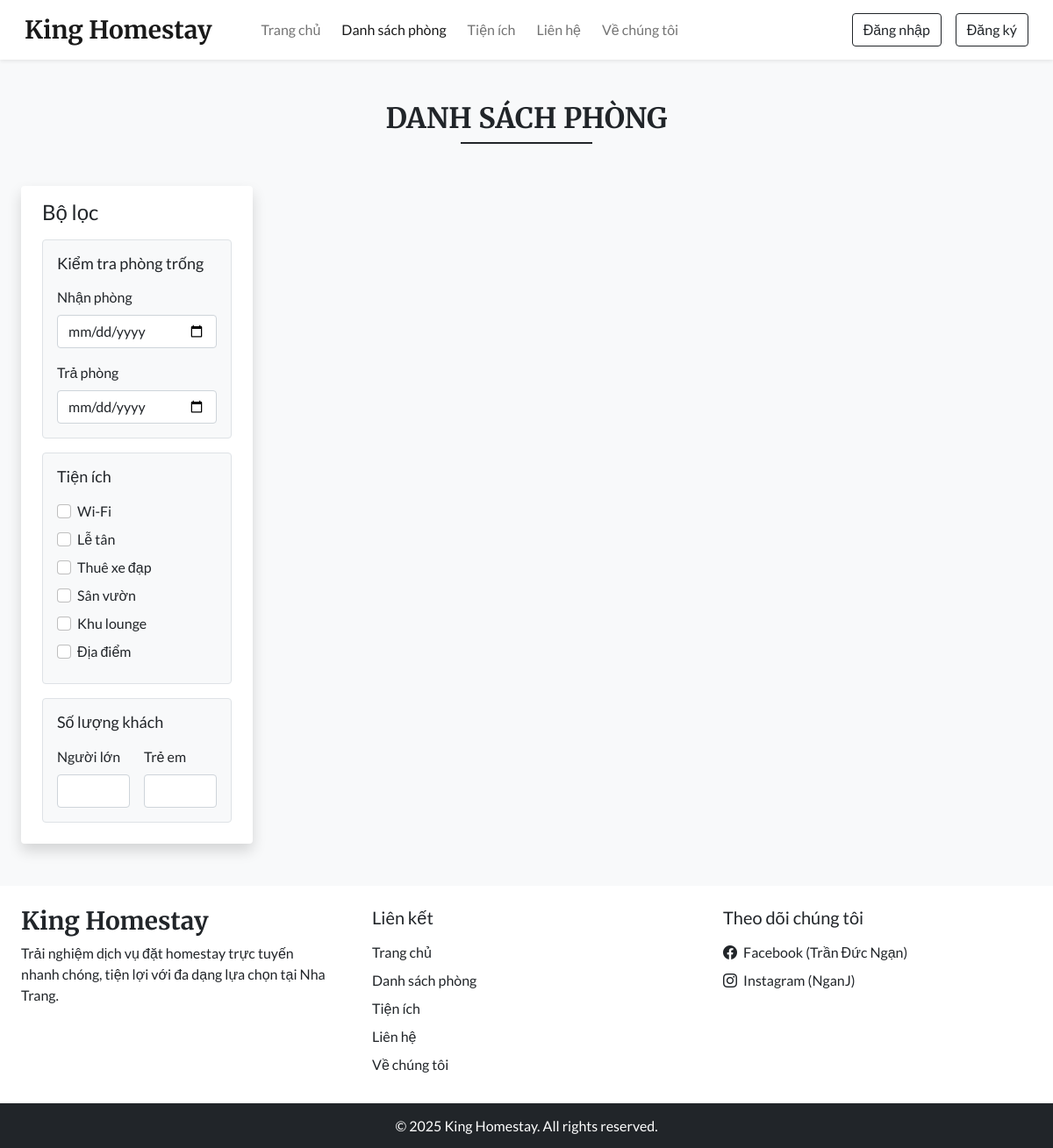
The page /rooms.php on the database its author committed.
### tables this page shows
CREATE TABLE `settings` (
  `sr_no` int(11) NOT NULL,
  `site_title` varchar(50) NOT NULL,
  `site_about` varchar(250) NOT NULL,
  `shutdown` tinyint(1) NOT NULL
);

CREATE TABLE `facilities` (
  `id` int(11) NOT NULL,
  `icon` varchar(100) NOT NULL,
  `name` varchar(50) NOT NULL,
  `description` varchar(250) NOT NULL
);

### admin/inc/db_config.php (called while the page is built, shortened)
<?php
  function selectAll($table) {
    $con = $GLOBALS['con'];
    $res = mysqli_query($con, "SELECT * FROM $table");
    return $res;
  }
  function select($sql, $values, $datatypes) {
    $con = $GLOBALS['con'];
    if($stmt = mysqli_prepare($con, $sql)){
      mysqli_stmt_bind_param($stmt, $datatypes, ...$values);
      if(mysqli_stmt_execute($stmt)){
        $res = mysqli_stmt_get_result($stmt);
        return $res;
      }
      else{
        mysqli_stmt_close($stmt);
        die("Query cannot be executed - Execute");
      }
    }
    else{
      die("Query cannot be executed - Select");
    }
  }
?>

### rooms.php (the view, shortened to what this page needs)
<!DOCTYPE html>
<html lang="en">
<head>
  <?php require('inc/links.php'); ?>
</head>
<body class="bg-light">
  <?php
    require('inc/header.php');
    $checkin_default="";
    $checkout_default="";
    $adult_default="";
    $children_default="";
  ?>
  <div class="my-5 px-4">
    <h2 class="fw-bold h-font text-center">DANH SÁCH PHÒNG</h2>
    <div class="h-line bg-dark"></div>
  </div>
  <div class="container-fluid">
    <div class="row">
      <div class="col-lg-3 col-md-12 mb-lg-0 mb-4 ps-4">
        <nav class="navbar navbar-expand-lg navbar-light bg-white rounded shadow">
          <div class="container-fluid flex-lg-column align-items-stretch">
            <h4 class="mt-2">Bộ lọc</h4>
            <div class="collapse navbar-collapse flex-column align-items-stretch mt-2" id="filterDropdown">
              <div class="border bg-light p-3 rounded mb-3">
                <h5 class="d-flex align-items-center justify-content-between mb-3" style="font-size: 18px;">
                  <span>Kiểm tra phòng trống</span>
                </h5>
                <label class="form-label">Nhận phòng</label>
                <input type="date" class="form-control shadow-none mb-3" value="<?php echo $checkin_default ?>" id="checkin" onchange="chk_avail_filter()">
                <label class="form-label">Trả phòng</label>
                <input type="date" class="form-control shadow-none" value="<?php echo $checkout_default ?>"  id="checkout" onchange="chk_avail_filter()">
              </div>
              <div class="border bg-light p-3 rounded mb-3">
                <h5 class="d-flex align-items-center justify-content-between mb-3" style="font-size: 18px;">
                  <span>Tiện ích</span>
                </h5>
                <?php
                  $facilities_q = selectAll('facilities');
                  while($row = mysqli_fetch_assoc($facilities_q))
                  {
                    echo<<<facilities
                      <div class="mb-2">
                        <input type="checkbox" onclick="fetch_rooms()" name="facilities" value="$row[id]" class="form-check-input shadow-none me-1" id="$row[id]">
                        <label class="form-check-label" for="$row[id]">$row[name]</label>
                      </div>
                    facilities;
                  }
                ?>
              </div>
              <div class="border bg-light p-3 rounded mb-3">
                <h5 class="d-flex align-items-center justify-content-between mb-3" style="font-size: 18px;">
                  <span>Số lượng khách</span>
                </h5>
                <div class="d-flex">
                  <div class="me-3">
                    <label class="form-label">Người lớn</label>
                    <input type="number" min="1" id="adults" value="<?php echo $adult_default ?>" oninput="guests_filter()" class="form-control shadow-none">
                  </div>
                  <div>
                    <label class="form-label">Trẻ em</label>
                    <input type="number" min="1" id="children" value="<?php echo $children_default ?>" oninput="guests_filter()" class="form-control shadow-none">
                  </div>
                </div>
              </div>
            </div>
          </div>
        </nav>
      </div>
      <div class="col-lg-9 col-md-12 px-4" id="rooms-data">
      </div>
    </div>
  </div>
  <?php require('inc/footer.php'); ?>
</body>
</html>

### inc/header.php (shortened to what this page needs)
<nav id="nav-bar" class="navbar navbar-expand-lg navbar-light bg-white px-lg-3 py-lg-2 shadow-sm sticky-top">
  <div class="container-fluid">
    <a class="navbar-brand me-5 fw-bold fs-3 h-font" href="index.php"><?php echo $settings_r['site_title'] ?></a>
    <div class="collapse navbar-collapse" id="navbarSupportedContent">
      <ul class="navbar-nav me-auto mb-2 mb-lg-0">
        <li class="nav-item">
          <a class="nav-link me-2" href="index.php">Trang chủ</a>
        </li>
        <li class="nav-item">
          <a class="nav-link me-2" href="rooms.php">Danh sách phòng</a>
        </li>
        <li class="nav-item">
          <a class="nav-link me-2" href="facilities.php">Tiện ích</a>
        </li>
        <li class="nav-item">
          <a class="nav-link me-2" href="contact.php">Liên hệ</a>
        </li>
        <li class="nav-item">
          <a class="nav-link" href="about.php">Về chúng tôi</a>
        </li>
      </ul>
      <div class="d-flex">
        <?php
          if(isset($_SESSION['login']) && $_SESSION['login']==true)
          {
            $path = USERS_IMG_PATH;
            echo<<<data
              <div class="btn-group">
                <button type="button" class="btn btn-outline-dark shadow-none dropdown-toggle" data-bs-toggle="dropdown" data-bs-display="static" aria-expanded="false">
                  <img src="$path$_SESSION[uPic]" style="width: 25px; height: 25px;" class="me-1 rounded-circle">
                  $_SESSION[uName]
                </button>
                <ul class="dropdown-menu dropdown-menu-lg-end">
                  <li><a class="dropdown-item" href="profile.php">Hồ sơ cá nhân</a></li>
                  <li><a class="dropdown-item" href="bookings.php">Lịch sử đặt phòng</a></li>
                  <li><a class="dropdown-item" href="logout.php">Đăng xuất</a></li>
                </ul>
              </div>
            data;
          }
          else
          {
            echo<<<data
              <button type="button" class="btn btn-outline-dark shadow-none me-lg-3 me-2" data-bs-toggle="modal" data-bs-target="#loginModal">
                Đăng nhập
              </button>
              <button type="button" class="btn btn-outline-dark shadow-none" data-bs-toggle="modal" data-bs-target="#registerModal">
                Đăng ký
              </button>
            data;
          }
        ?>
      </div>
    </div>
  </div>
</nav>

### inc/footer.php (shortened to what this page needs)
<div class="container-fluid bg-white mt-5">
  <div class="row">
    <div class="col-lg-4 p-4">
      <h3 class="h-font fw-bold fs-3 mb-2"><?php echo $settings_r['site_title'] ?></h3>
      <p>
        <?php echo $settings_r['site_about'] ?>
      </p>
    </div>
    <div class="col-lg-4 p-4">
      <h5 class="mb-3">Liên kết</h5>
      <a href="index.php" class="d-inline-block mb-2 text-dark text-decoration-none">Trang chủ</a> <br>
      <a href="rooms.php" class="d-inline-block mb-2 text-dark text-decoration-none">Danh sách phòng</a> <br>
      <a href="facilities.php" class="d-inline-block mb-2 text-dark text-decoration-none">Tiện ích</a> <br>
      <a href="contact.php" class="d-inline-block mb-2 text-dark text-decoration-none">Liên hệ</a> <br>
      <a href="about.php" class="d-inline-block mb-2 text-dark text-decoration-none">Về chúng tôi</a>
    </div>
    <div class="col-lg-4 p-4">
        <h5 class="mb-3">Theo dõi chúng tôi</h5>
        <a href="<?php echo $contact_r['fb'] ?>" class="d-inline-block text-dark text-decoration-none mb-2">
          <i class="bi bi-facebook me-1"></i> Facebook (Trần Đức Ngạn)
        </a><br>
        <a href="<?php echo $contact_r['insta'] ?>" class="d-inline-block text-dark text-decoration-none">
          <i class="bi bi-instagram me-1"></i> Instagram (NganJ)
        </a><br>
    </div>
  </div>
</div>
<h6 class="text-center bg-dark text-white p-3 m-0">© <?php echo date("Y"); ?> King Homestay. All rights reserved.</h6>

### css/common.css (style rules this page uses)
:root { --teal: #2D6A4F; --teal_hover: #2D6A4F; }
* { font-family: 'Lato', sans-serif; }
.h-font { font-family: 'Merriweather', serif; }
input[type=number] { -moz-appearance: textfield; }
.h-line { width: 150px; margin: 0 auto; height: 1.7px; }

### rows shown on the page
settings: site_title "King Homestay", site_about "Trải nghiệm dịch vụ đặt homestay trực tuyến nhanh chóng, tiện lợi với đa dạng lựa chọn tại Nha Trang."
facilities: name "Wi-Fi"
facilities: name "Lễ tân"
facilities: name "Thuê xe đạp"
facilities: name "Sân vườn"
facilities: name "Khu lounge"
facilities: name "Địa điểm"
